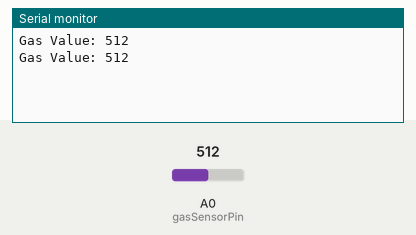
This sketch was run on a simulated Arduino Uno, built with avr-gcc and run on an emulated ATmega328P. Parts: the last lines printed to the serial monitor. The test bench sets the inputs (shaded band); at power-on: A0 (gasSensorPin) = 512.

Above: at 1.8 s.
1.9 s: A0 (gasSensorPin) set to 716
At 2.5 s:
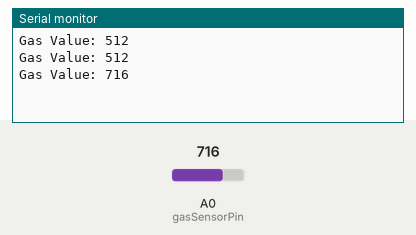
3.4 s: A0 (gasSensorPin) set to 900
At 4.8 s:
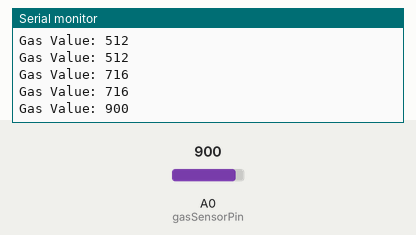
Timing chart, 0 to 6.4 s (numbered marks = the images above; inputs shaded):
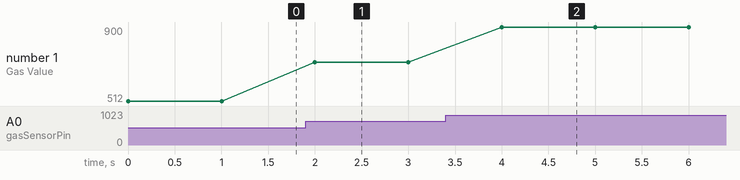

Measured:
- after the input at 1.9 s, the serial monitor: prints a new line after 0.10 s (image 1)
- after the input at 3.4 s, the serial monitor: prints a new line after 0.60 s (image 2)
- plotted number 1: 512 → 716 after the input at 1.9 s, 716 → 900 after the input at 3.4 s

The sketch:

cambienkhigas.ino
```cpp
// Đối với cảm biến MQ-2, MQ-7 hoặc cảm biến khí gas sử dụng giao tiếp analog
const int gasSensorPin = A0; // Chân nối với cảm biến khí gas (sử dụng chân analog)

void setup() {
  Serial.begin(115200);
}

void loop() {
  // Đọc giá trị từ cảm biến khí gas
  int gasValue = analogRead(gasSensorPin);

  // In giá trị đọc được ra Serial Monitor
  Serial.print("Gas Value: ");
  Serial.println(gasValue);

  // Tùy thuộc vào loại cảm biến, bạn có thể cần xử lý giá trị đọc được để chuyển đổi thành các đơn vị thích hợp.
  // Đồng thời, bạn cũng có thể cần thực hiện calibrations dựa trên hướng dẫn của nhà sản xuất.

  delay(1000); // Đợi 1 giây trước khi đọc lại dữ liệu
}
```
